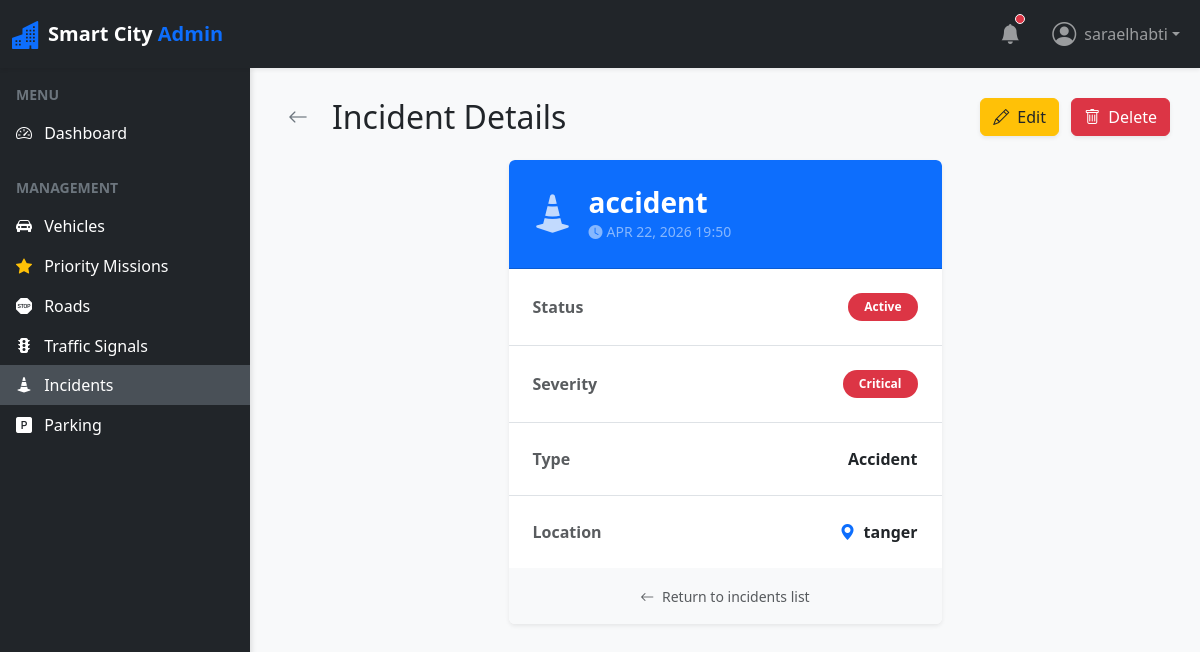
Screenshot of /incidents/1/ (signed in) with the database file from the repository.
### incidents/models.py (models this page shows, shortened)
class Incident(models.Model):
    TYPE_CHOICES = [
        ('ACCIDENT', 'Accident'),
        ('TRAFFIC_JAM', 'Traffic Jam'),
        ('ROAD_WORK', 'Road Work'),
        ('HAZARD', 'Hazard'),
        ('OTHER', 'Other'),
    ]
    SEVERITY_CHOICES = [
        ('MINOR', 'Minor'),
        ('MODERATE', 'Moderate'),
        ('SEVERE', 'Severe'),
        ('CRITICAL', 'Critical'),
    ]
    STATUS_CHOICES = [
        ('ACTIVE', 'Active'),
        ('RESOLVING', 'Resolving'),
        ('RESOLVED', 'Resolved'),
    ]
    title = models.CharField(max_length=255)
    incident_type = models.CharField(max_length=20, choices=TYPE_CHOICES)
    severity = models.CharField(max_length=20, choices=SEVERITY_CHOICES)
    status = models.CharField(max_length=20, choices=STATUS_CHOICES, default='ACTIVE')
    road = models.ForeignKey(Road, on_delete=models.CASCADE, related_name='incidents')
    created_at = models.DateTimeField(auto_now_add=True)

### roads/models.py (models this page shows, shortened)
class Road(models.Model):
    DIRECTION_CHOICES = [
        ('ONE_WAY', 'One Way'),
        ('TWO_WAY', 'Two Way'),
    ]
    STATUS_CHOICES = [
        ('OPEN', 'Open'),
        ('CLOSED', 'Closed'),
        ('MAINTENANCE', 'Maintenance'),
    ]
    name = models.CharField(max_length=255)
    zone = models.CharField(max_length=100)
    speed_limit = models.IntegerField(validators=[MinValueValidator(0)])
    direction = models.CharField(max_length=20, choices=DIRECTION_CHOICES)
    status = models.CharField(max_length=20, choices=STATUS_CHOICES, default='OPEN')

### incidents/views.py (the view)
# urls.py: path('<int:pk>/', IncidentDetailView.as_view(), name='incident-detail'),
class IncidentDetailView(LoginRequiredMixin, DetailView):
    model = Incident
    template_name = 'incidents/incident_detail.html'
    context_object_name = 'incident'

### incidents/templates/incidents/incident_detail.html (shortened to what this page needs)
{% extends 'base.html' %}
{% block content %}
<div class="row mb-4">
    <div class="col-12 d-flex justify-content-between align-items-center">
        <h2 class="mb-0 d-flex align-items-center">
            <a href="{% url 'incident-list' %}" class="btn btn-sm btn-outline-secondary me-3 border-0"><i class="bi bi-arrow-left fs-5"></i></a>
            Incident Details
        </h2>
        <div>
            <a href="{% url 'incident-update' incident.pk %}" class="btn btn-warning text-dark shadow-sm me-2"><i class="bi bi-pencil me-1"></i> Edit</a>
            <a href="{% url 'incident-delete' incident.pk %}" class="btn btn-danger shadow-sm"><i class="bi bi-trash me-1"></i> Delete</a>
        </div>
    </div>
</div>
<div class="row">
    <div class="col-md-8 col-lg-6 mx-auto">
        <div class="card border-0 shadow-sm overflow-hidden">
            <div class="card-header bg-primary text-white p-4">
                <div class="d-flex align-items-center">
                    <i class="bi bi-cone-striped fs-1 me-3 opacity-75"></i>
                    <div>
                        <h3 class="mb-0 fw-bold">{{ incident.title }}</h3>
                        <span class="text-white-50 text-uppercase tracking-wide small"><i class="bi bi-clock-fill me-1"></i>{{ incident.created_at|date:"M d, Y H:i" }}</span>
                    </div>
                </div>
            </div>
            <div class="card-body p-0">
                <ul class="list-group list-group-flush">
                    <li class="list-group-item p-4 d-flex justify-content-between align-items-center">
                        <span class="text-muted fw-bold">Status</span>
                        <span class="badge bg-{% if incident.status == 'ACTIVE' %}danger{% elif incident.status == 'RESOLVING' %}warning text-dark{% else %}success{% endif %} px-3 py-2 rounded-pill">
                            {{ incident.get_status_display }}
                        </span>
                    </li>
                    <li class="list-group-item p-4 d-flex justify-content-between align-items-center">
                        <span class="text-muted fw-bold">Severity</span>
                        <span class="badge bg-{% if incident.severity == 'CRITICAL' %}danger{% elif incident.severity == 'SEVERE' %}warning text-dark{% elif incident.severity == 'MODERATE' %}info text-dark{% else %}secondary{% endif %} px-3 py-2 rounded-pill">
                            {{ incident.get_severity_display }}
                        </span>
                    </li>
                    <li class="list-group-item p-4 d-flex justify-content-between align-items-center">
                        <span class="text-muted fw-bold">Type</span>
                        <span class="fw-semibold">{{ incident.get_incident_type_display }}</span>
                    </li>
                    <li class="list-group-item p-4 d-flex justify-content-between align-items-center">
                        <span class="text-muted fw-bold">Location</span>
                        <span class="fw-semibold"><i class="bi bi-geo-alt-fill text-primary me-2"></i>{{ incident.road.name }}</span>
                    </li>
                </ul>
            </div>
            <div class="card-footer bg-light p-3 text-center border-top-0">
                <a href="{% url 'incident-list' %}" class="text-decoration-none text-muted small"><i class="bi bi-arrow-left me-1"></i> Return to incidents list</a>
            </div>
        </div>
    </div>
</div>
{% endblock %}

### vehicles/templates/base.html (shortened to what this page needs)
<!DOCTYPE html>
<html lang="en">
<head>
    <link href="https://cdn.jsdelivr.net/npm/bootstrap@5.3.0/dist/css/bootstrap.min.css" rel="stylesheet">
    <link href="https://cdn.jsdelivr.net/npm/bootstrap-icons@1.10.5/font/bootstrap-icons.css" rel="stylesheet">
</head>
<body>
    <nav class="navbar navbar-expand-lg navbar-dark bg-dark sticky-top shadow-sm">
        <div class="container-fluid">
            <a class="navbar-brand d-flex align-items-center" href="{% url 'dashboard' %}">
                <i class="bi bi-buildings-fill text-primary me-2 fs-3"></i>
                <span class="fw-bold">Smart City <span class="text-primary">Admin</span></span>
            </a>
            <div class="collapse navbar-collapse" id="navbarSupportedContent">
                <ul class="navbar-nav ms-auto mb-2 mb-lg-0 align-items-center">
                    <li class="nav-item me-3">
                        <a class="nav-link position-relative" href="#">
                            <i class="bi bi-bell-fill fs-5"></i>
                            <span class="position-absolute top-25 start-75 translate-middle p-1 bg-danger border border-light rounded-circle">
                            </span>
                        </a>
                    </li>
                    {% if user.is_authenticated %}
                    <li class="nav-item dropdown">
                        <a class="nav-link dropdown-toggle d-flex align-items-center" href="#" id="navbarDropdown" role="button" data-bs-toggle="dropdown" aria-expanded="false">
                            <i class="bi bi-person-circle fs-4 me-2"></i> {{ user.username }}
                        </a>
                    </li>
                    {% else %}
                    <li class="nav-item">
                        <a class="nav-link d-flex align-items-center" href="{% url 'login' %}">
                            <i class="bi bi-box-arrow-in-right fs-4 me-2"></i> Login
                        </a>
                    </li>
                    {% endif %}
                </ul>
            </div>
        </div>
    </nav>
    <div id="wrapper">
        {% if user.is_authenticated %}
        <div class="bg-dark text-white" id="sidebar">
            <div class="list-group list-group-flush mt-3 pb-4">
                <div class="text-uppercase text-secondary px-3 mb-2 small fw-bold">Menu</div>
                <a href="{% url 'dashboard' %}" class="list-group-item list-group-item-action bg-dark text-white border-0 sidebar-link {% if request.resolver_match.url_name == 'dashboard' %}active{% endif %}">
                    <i class="bi bi-speedometer2 me-2"></i> Dashboard
                </a>
                <div class="text-uppercase text-secondary px-3 mt-4 mb-2 small fw-bold">Management</div>
                <a href="{% url 'vehicle-list' %}" class="list-group-item list-group-item-action bg-dark text-white border-0 sidebar-link ">
                    <i class="bi bi-car-front-fill me-2"></i> Vehicles
                </a>
                <a href="{% url 'priority-list' %}" class="list-group-item list-group-item-action bg-dark text-white border-0 sidebar-link ">
                    <i class="bi bi-star-fill text-warning me-2"></i> Priority Missions
                </a>
                <a href="{% url 'road-list' %}" class="list-group-item list-group-item-action bg-dark text-white border-0 sidebar-link ">
                    <i class="bi bi-sign-stop-fill me-2"></i> Roads
                </a>
                <a href="{% url 'signal-list' %}" class="list-group-item list-group-item-action bg-dark text-white border-0 sidebar-link ">
                    <i class="bi bi-stoplights-fill me-2"></i> Traffic Signals
                </a>
                <a href="{% url 'incident-list' %}" class="list-group-item list-group-item-action bg-dark text-white border-0 sidebar-link {% if request.resolver_match and 'incident' in request.resolver_match.url_name|default:'' %}active{% endif %}">
                    <i class="bi bi-cone-striped me-2"></i> Incidents
                </a>
                <a href="{% url 'parking-list' %}" class="list-group-item list-group-item-action bg-dark text-white border-0 sidebar-link ">
                    <i class="bi bi-p-square-fill me-2"></i> Parking
                </a>
            </div>
        </div>
        {% endif %}
        <div id="page-content-wrapper">
            <div class="container-fluid px-0">
                {% block content %}{% endblock %}
            </div>
        </div>
    </div>
</body>
</html>

### vehicles/templates/base.html (style rules this page uses)
body { min-height: 100vh; display: flex; flex-direction: column; overflow-x: hidden; background-color: #f8f9fa; }
#wrapper { display: flex; flex: 1; }
#sidebar { min-width: 250px; max-width: 250px; min-height: calc(100vh - 56px); transition: all 0.3s; box-shadow: 2px 0 5px rgba(0,0,0,0.1); }
.sidebar-link { transition: all 0.2s; }
.sidebar-link:hover, .sidebar-link.active { background-color: #495057 !important; border-left: 4px solid #0d6efd; }
#page-content-wrapper { flex: 1; padding: 30px; width: 100%; }

### rows the page displays
Incident: title "accident", created_at "APR 22, 2026 19:50", status "Active", severity "Critical", incident_type "Accident", road.name "tanger"

### other values shown
{{ user.username }} "saraelhabti"
